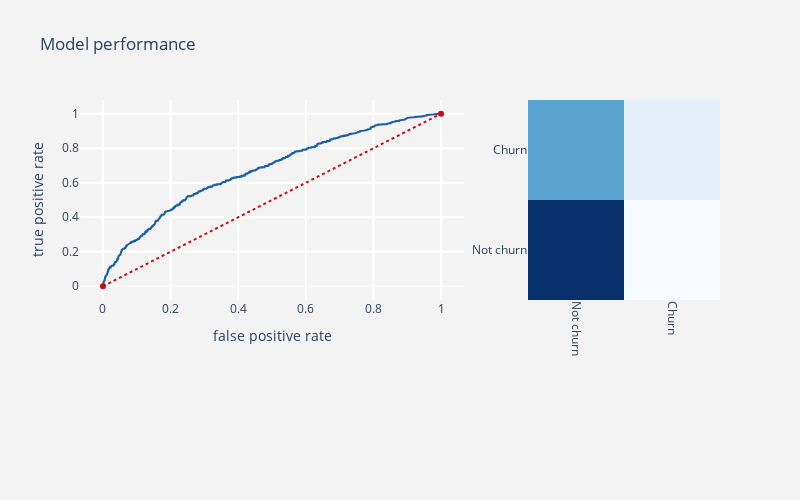

Write notebook code for a chart like this one.
### Markdown cell above
### SVM

### Code cell
svc_lin  = SVC(C=1.0, cache_size=200, class_weight=None, coef0=0.0,
               decision_function_shape='ovr', degree=3, gamma=1.0, kernel='linear',
               max_iter=-1, probability=True, random_state=None, shrinking=True,
               tol=0.001, verbose=False)
prediction_alg(svc_lin,train_x,test_x,train_y,test_y)

### Figure 1 — Plotly figure (JSON) as saved in the notebook; plotly's stock layout.template omitted (floating-point values rounded to 4 significant figures; data arrays with more than 128 entries replaced by an {"elided": "..."} marker saying what was removed)
{"data": [{"line": {"color": "rgb(22, 96, 167)", "width": 2}, "name": "Roc : 0.5725099220878502", "type": "scatter", "x": {"elided": "895 float values"}, "y": {"elided": "895 float values"}}, {"line": {"color": "rgb(205, 12, 24)", "dash": "dot", "width": 2}, "type": "scatter", "x": [0, 1], "y": [0, 1]}, {"colorscale": [[0, "rgb(247,251,255)"], [0.125, "rgb(222,235,247)"], [0.25, "rgb(198,219,239)"], [0.375, "rgb(158,202,225)"], [0.5, "rgb(107,174,214)"], [0.625, "rgb(66,146,198)"], [0.75, "rgb(33,113,181)"], [0.875, "rgb(8,81,156)"], [1, "rgb(8,48,107)"]], "name": "matrix", "showscale": false, "type": "heatmap", "x": ["Not churn", "Churn"], "xaxis": "x2", "y": ["Not churn", "Churn"], "yaxis": "y2", "z": [[1128, 65], [646, 161]]}], "layout": {"autosize": false, "height": 500, "margin": {"b": 200}, "paper_bgcolor": "rgb(243,243,243)", "plot_bgcolor": "rgb(243,243,243)", "showlegend": false, "title": {"text": "Model performance"}, "width": 800, "xaxis": {"domain": [0, 0.6], "gridcolor": "rgb(255, 255, 255)", "gridwidth": 2, "ticklen": 5, "title": {"text": "false positive rate"}}, "xaxis2": {"domain": [0.7, 1], "gridcolor": "rgb(255, 255, 255)", "tickangle": 90}, "yaxis": {"gridcolor": "rgb(255, 255, 255)", "gridwidth": 2, "ticklen": 5, "title": {"text": "true positive rate"}, "zerolinewidth": 1}, "yaxis2": {"anchor": "x2", "gridcolor": "rgb(255, 255, 255)"}}}
